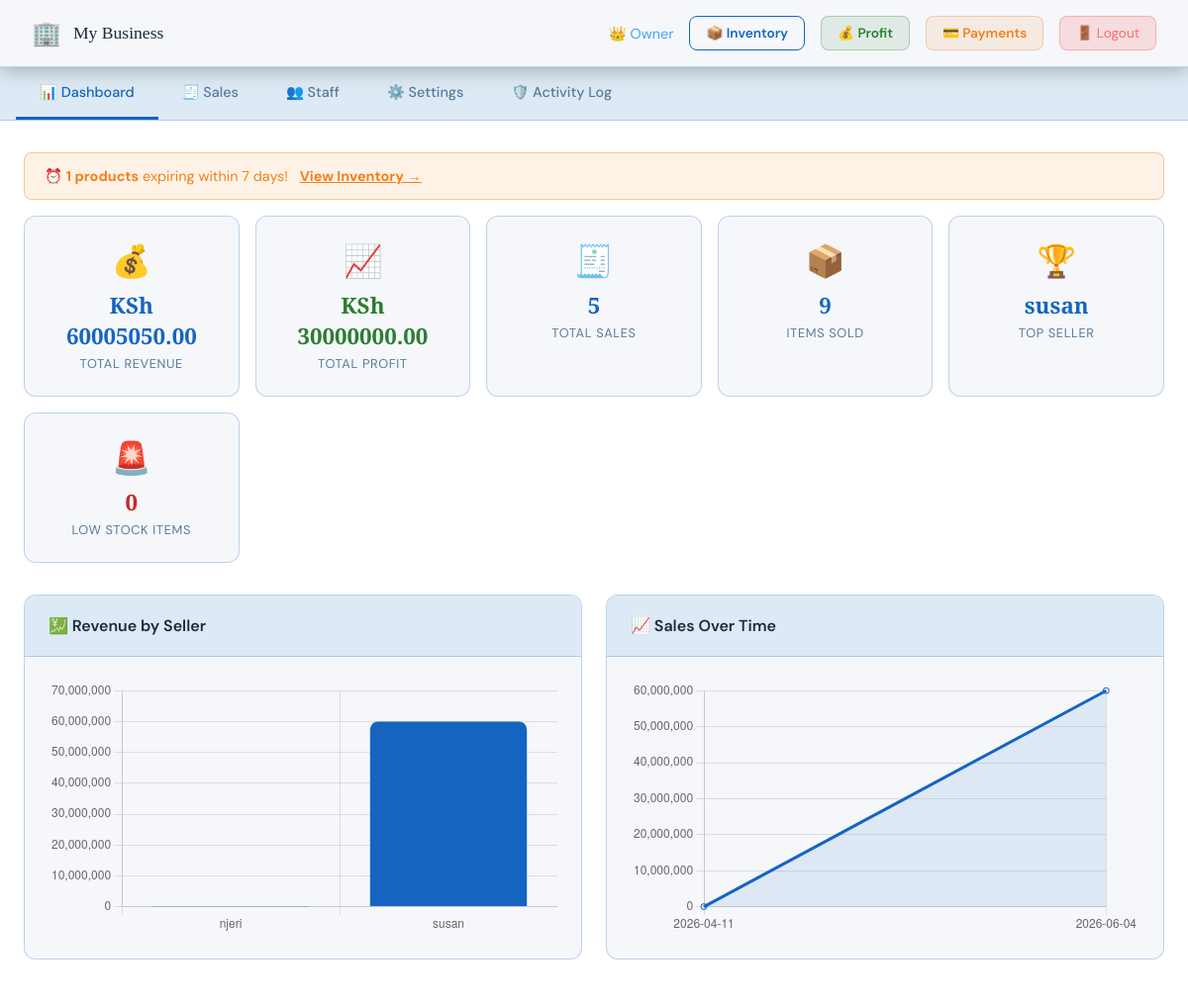
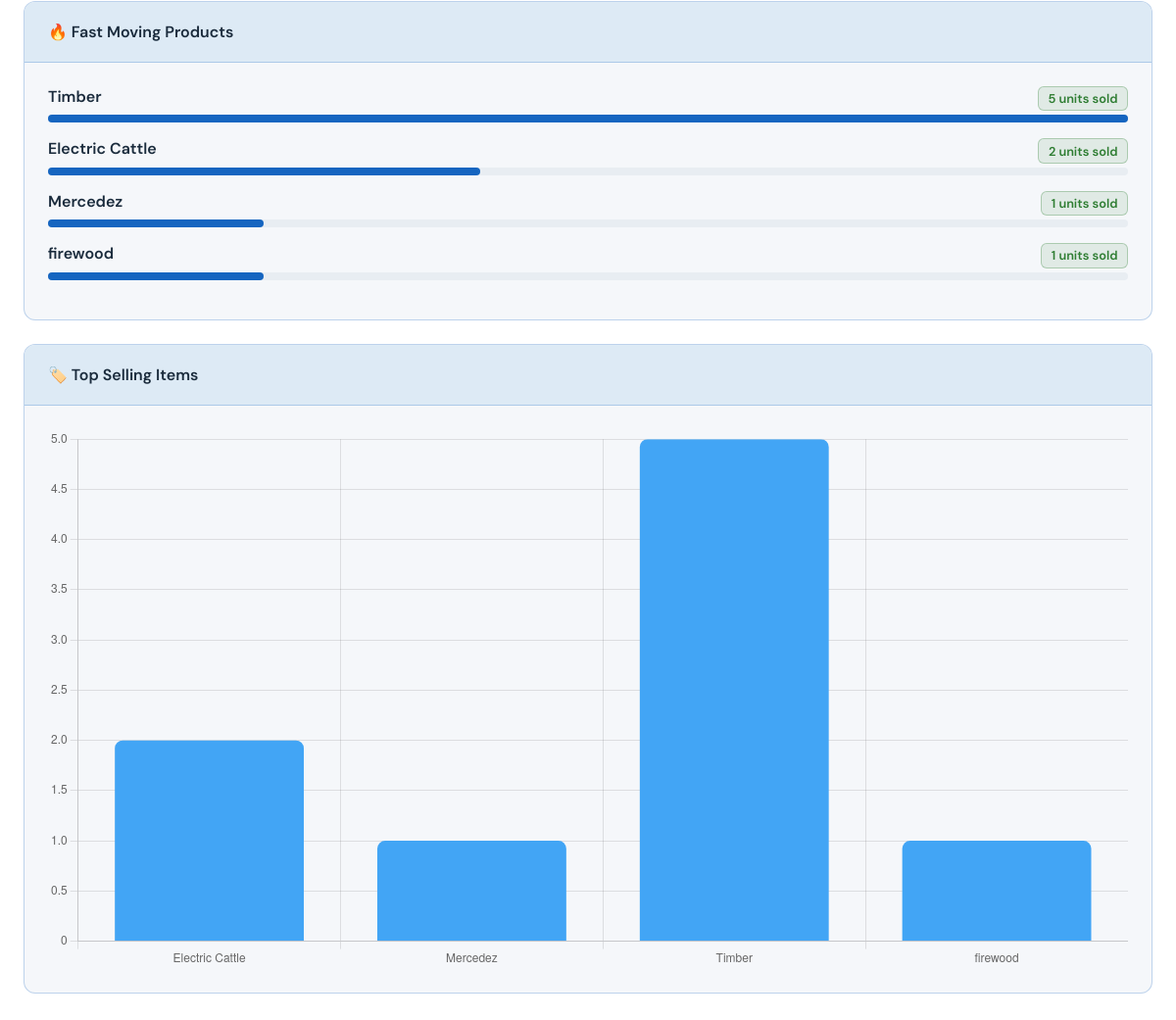
Page /owner (signed in) on the committed database (2 pictures, top to bottom).
### tables this page shows
CREATE TABLE settings (
        id INTEGER PRIMARY KEY AUTOINCREMENT,
        business_name TEXT DEFAULT 'My Business',
        business_location TEXT DEFAULT '',
        business_currency TEXT DEFAULT 'KSh',
        business_color TEXT DEFAULT '#1565C0',
        owner_phone TEXT DEFAULT '',
        owner_email TEXT DEFAULT '',
        at_username TEXT DEFAULT '',
        at_api_key TEXT DEFAULT '',
        gmail_address TEXT DEFAULT '',
        gmail_app_password TEXT DEFAULT '',
        sms_enabled INTEGER DEFAULT 0,
        email_enabled INTEGER DEFAULT 0,
        low_stock_threshold INTEGER DEFAULT 5
    );

CREATE TABLE sales (
        id INTEGER PRIMARY KEY AUTOINCREMENT,
        seller TEXT NOT NULL,
        item_name TEXT NOT NULL,
        quantity INTEGER NOT NULL,
        unit_price REAL NOT NULL,
        total_price REAL NOT NULL,
        date_time TEXT NOT NULL
    , amount_paid REAL NOT NULL DEFAULT 0, change_given REAL NOT NULL DEFAULT 0, payment_method TEXT DEFAULT 'Cash');

### app.py (the view)
@app.route('/owner')
def owner():
    if not session.get('logged_in') or session.get('role') != 'owner':
        return redirect(url_for('login'))
    conn = get_db()
    sales = conn.execute("SELECT * FROM sales ORDER BY date_time DESC").fetchall()
    users = conn.execute("SELECT username, role FROM users").fetchall()
    inventory = conn.execute("SELECT * FROM inventory ORDER BY product_name ASC").fetchall()
    activity = conn.execute("SELECT * FROM activity_log ORDER BY date_time DESC LIMIT 50").fetchall()
    conn.close()
    sales_list = [dict(s) for s in sales]
    inventory_list = [dict(i) for i in inventory]
    activity_list = [dict(a) for a in activity]
    total_revenue = sum(s['total_price'] for s in sales_list)
    total_sales = len(sales_list)
    total_items = sum(s['quantity'] for s in sales_list)
    top_seller = None
    if sales_list:
        st = {}
        for s in sales_list:
            st[s['seller']] = st.get(s['seller'],0) + s['total_price']
        top_seller = max(st, key=st.get)
    settings = get_settings()
    low_stock = get_low_stock_products()
    expiring = get_expiring_soon()
    total_profit = 0
    for s in sales_list:
        conn2 = get_db()
        product = conn2.execute("SELECT buying_price FROM inventory WHERE product_name=?",
                               (s['item_name'],)).fetchone()
        conn2.close()
        if product:
            total_profit += (s['unit_price'] - product['buying_price']) * s['quantity']
    item_totals = {}
    for s in sales_list:
        item_totals[s['item_name']] = item_totals.get(s['item_name'],0) + s['quantity']
    fast_movers = sorted(item_totals.items(), key=lambda x: x[1], reverse=True)[:5]
    return render_template('owner.html', sales=sales_list, users=users,
                           inventory=inventory_list, activity=activity_list,
                           total_revenue=total_revenue, total_sales=total_sales,
                           total_items=total_items, top_seller=top_seller,
                           total_profit=total_profit, fast_movers=fast_movers,
                           low_stock=low_stock, expiring=expiring,
                           settings=settings)

### app.py (called while the page is built)
def get_db():
    conn = sqlite3.connect('sales.db')
    conn.row_factory = sqlite3.Row
    return conn

def get_settings():
    conn = get_db()
    row = conn.execute("SELECT * FROM settings LIMIT 1").fetchone()
    conn.close()
    return dict(row) if row else {}

def get_low_stock_products():
    conn = get_db()
    products = conn.execute("""SELECT * FROM inventory
        WHERE stock_quantity <= low_stock_level
        ORDER BY stock_quantity ASC""").fetchall()
    conn.close()
    return [dict(p) for p in products]

def get_expiring_soon():
    conn = get_db()
    today = date.today().isoformat()
    products = conn.execute("""SELECT * FROM inventory
        WHERE expiry_date IS NOT NULL
        AND expiry_date != ''
        AND expiry_date <= date('now', '+7 days')
        AND expiry_date >= ?
        ORDER BY expiry_date ASC""", (today,)).fetchall()
    conn.close()
    return [dict(p) for p in products]

### templates/owner.html (shortened to what this page needs)
<!DOCTYPE html>
<html lang="en">
<head>
    <link rel="stylesheet" href="{{ url_for('static', filename='style.css') }}">
</head>
<body class="dashboard-page">
    <nav class="navbar">
        <div class="nav-brand">
            <span class="nav-icon">🏢</span>
            <span>{{ settings.business_name }}</span>
        </div>
        <div class="nav-right">
            <span class="nav-user">👑 Owner</span>
            <a href="/inventory" class="btn-secondary" style="padding:0.5rem 1rem; font-size:0.85rem;">📦 Inventory</a>
            <a href="/profit" class="btn-secondary" style="padding:0.5rem 1rem; font-size:0.85rem; background:rgba(46,125,50,0.1); color:#2E7D32; border-color:rgba(46,125,50,0.3);">💰 Profit</a>
            <a href="/payment_methods" class="btn-secondary" style="padding:0.5rem 1rem; font-size:0.85rem; background:rgba(245,127,23,0.1); color:#F57F17; border-color:rgba(245,127,23,0.3);">💳 Payments</a>
            <a href="/logout" class="btn-logout">🚪 Logout</a>
        </div>
    </nav>
    <div class="tab-nav">
        <button class="tab-btn active" onclick="showTab('dashboard', this)">📊 Dashboard</button>
        <button class="tab-btn" onclick="showTab('sales', this)">🧾 Sales</button>
        <button class="tab-btn" onclick="showTab('sellers', this)">👥 Staff</button>
        <button class="tab-btn" onclick="showTab('settings', this)">⚙️ Settings</button>
        <button class="tab-btn" onclick="showTab('activity', this)">🛡️ Activity Log</button>
    </div>
    <div class="main-content">
        <div id="tab-dashboard" class="tab-content active">
            {% if expiring %}
            <div class="alert" style="background:rgba(245,127,23,0.1); border:1px solid rgba(245,127,23,0.4); color:#F57F17; margin-bottom:1rem;">
                ⏰ <strong>{{ expiring|length }} products</strong> expiring within 7 days!
                <a href="/inventory" style="color:#F57F17; font-weight:700; margin-left:0.5rem;">View Inventory →</a>
            </div>
            {% endif %}
            <div class="metrics-grid">
                <div class="metric-card">
                    <div class="metric-icon">💰</div>
                    <div class="metric-value">{{ settings.business_currency }} {{ "%.2f"|format(total_revenue) }}</div>
                    <div class="metric-label">Total Revenue</div>
                </div>
                <div class="metric-card">
                    <div class="metric-icon">📈</div>
                    <div class="metric-value" style="color:#2E7D32;">{{ settings.business_currency }} {{ "%.2f"|format(total_profit) }}</div>
                    <div class="metric-label">Total Profit</div>
                </div>
                <div class="metric-card">
                    <div class="metric-icon">🧾</div>
                    <div class="metric-value">{{ total_sales }}</div>
                    <div class="metric-label">Total Sales</div>
                </div>
                <div class="metric-card">
                    <div class="metric-icon">📦</div>
                    <div class="metric-value">{{ total_items }}</div>
                    <div class="metric-label">Items Sold</div>
                </div>
                <div class="metric-card">
                    <div class="metric-icon">🏆</div>
                    <div class="metric-value">{{ top_seller or 'N/A' }}</div>
                    <div class="metric-label">Top Seller</div>
                </div>
                <div class="metric-card">
                    <div class="metric-icon">🚨</div>
                    <div class="metric-value" style="color:#C62828;">{{ low_stock|length }}</div>
                    <div class="metric-label">Low Stock Items</div>
                </div>
            </div>
            <div class="charts-grid">
                <div class="card">
                    <div class="card-header"><h3>💹 Revenue by Seller</h3></div>
                    <div class="card-body"><canvas id="sellerChart"></canvas></div>
                </div>
                <div class="card">
                    <div class="card-header"><h3>📈 Sales Over Time</h3></div>
                    <div class="card-body"><canvas id="dailyChart"></canvas></div>
                </div>
            </div>
            <div class="card">
                <div class="card-header"><h3>🔥 Fast Moving Products</h3></div>
                <div class="card-body">
                    {% if fast_movers %}
                    {% set max_qty = fast_movers[0][1] %}
                    {% for name, qty in fast_movers %}
                    <div style="margin-bottom:1rem;">
                        <div style="display:flex; justify-content:space-between; margin-bottom:0.25rem;">
                            <span style="font-weight:600; color:#1A2B3C;">{{ name }}</span>
                            <span class="profit-badge">{{ qty }} units sold</span>
                        </div>
                        <div style="background:#E8EDF2; border-radius:4px; height:8px;">
                            <div class="fast-mover-bar" style="width:{{ (qty/max_qty*100)|int }}%;"></div>
                        </div>
                    </div>
                    {% endfor %}
                    {% else %}
                    <div class="empty-state"><p>No sales data yet.</p></div>
                    {% endif %}
                </div>
            </div>
            <div class="card">
                <div class="card-header"><h3>🏷️ Top Selling Items</h3></div>
                <div class="card-body"><canvas id="itemChart"></canvas></div>
            </div>
        </div>
    </div>
    <script>
        fetch('/api/sales_data')
            .then(r => r.json())
            .then(data => {
                if (Object.keys(data.seller_totals).length > 0) {
                    new Chart(document.getElementById('sellerChart'), {
                        type: 'bar',
                        data: {
                            labels: Object.keys(data.seller_totals),
                            datasets: [{ label: 'Revenue', data: Object.values(data.seller_totals),
                                backgroundColor: '{{ settings.business_color }}', borderRadius: 8 }]
                        },
                        options: { responsive: true, plugins: { legend: { display: false } } }
                    });
                }
                if (Object.keys(data.daily_totals).length > 0) {
                    new Chart(document.getElementById('dailyChart'), {
                        type: 'line',
                        data: {
                            labels: Object.keys(data.daily_totals),
                            datasets: [{ label: 'Revenue', data: Object.values(data.daily_totals),
                                borderColor: '{{ settings.business_color }}',
                                backgroundColor: 'rgba(21,101,192,0.1)', fill: true, tension: 0.4 }]
                        },
                        options: { responsive: true, plugins: { legend: { display: false } } }
                    });
                }
                if (Object.keys(data.item_totals).length > 0) {
                    new Chart(document.getElementById('itemChart'), {
                        type: 'bar',
                        data: {
                            labels: Object.keys(data.item_totals),
                            datasets: [{ label: 'Qty Sold', data: Object.values(data.item_totals),
                                backgroundColor: '#42A5F5', borderRadius: 8 }]
                        },
                        options: { responsive: true, plugins: { legend: { display: false } } }
                    });
                }
            });
    </script>
</body>
</html>

### static/style.css (style rules this page uses)
:root { --primary: #1565C0; --primary-dark: #0D47A1; --primary-light: #42A5F5; --accent: #1E88E5; --bg-dark: #E8EDF2; --bg-card: #F5F7FA; --bg-card2: #DDEAF5; --text-white: #1A2B3C; --text-light: #2C4A6E; --text-muted: #5A7A9A; --border: rgba(21, 101, 192, 0.25); --success: #2E7D32; --error: #C62828; --gold: #F57F17; --shadow: 0 8px 32px rgba(21, 101, 192, 0.15); --radius: 12px; }
* { margin: 0; padding: 0; box-sizing: border-box; }
body { font-family: 'DM Sans', sans-serif; background: #FFFFFF; color: var(--text-white); min-height: 100vh; }
.navbar { background: var(--bg-card); border-bottom: 1px solid var(--border); padding: 1rem 2rem; display: flex; align-items: center; justify-content: space-between; position: sticky; top: 0; z-index: 100; box-shadow: 0 2px 20px rgba(0,0,0,0.3); }
.nav-brand { display: flex; align-items: center; gap: 0.75rem; font-family: 'Playfair Display', serif; font-size: 1.1rem; color: var(--text-white); }
.nav-icon { font-size: 1.5rem; }
.nav-right { display: flex; align-items: center; gap: 1rem; }
.nav-user { color: var(--primary-light); font-size: 0.9rem; }
.tab-nav { background: var(--bg-card2); border-bottom: 1px solid var(--border); display: flex; gap: 0; overflow-x: auto; padding: 0 1rem; }
.tab-btn { background: none; border: none; color: var(--text-muted); padding: 1rem 1.5rem; cursor: pointer; font-family: 'DM Sans', sans-serif; font-size: 0.9rem; font-weight: 500; border-bottom: 3px solid transparent; transition: all 0.3s ease; white-space: nowrap; }
.tab-btn.active { color: var(--primary); border-bottom-color: var(--primary); }
.main-content { max-width: 1200px; margin: 0 auto; padding: 2rem 1.5rem; }
.tab-content { display: none; }
.tab-content.active { display: block; }
.metrics-grid { display: grid; grid-template-columns: repeat(auto-fit, minmax(200px, 1fr)); gap: 1rem; margin-bottom: 2rem; }
.metric-card { background: var(--bg-card); border: 1px solid var(--border); border-radius: var(--radius); padding: 1.5rem; text-align: center; transition: transform 0.3s ease, box-shadow 0.3s ease; animation: fadeIn 0.5s ease; }
.metric-icon { font-size: 2rem; margin-bottom: 0.5rem; }
.metric-value { font-family: 'Playfair Display', serif; font-size: 1.4rem; color: var(--primary); font-weight: 700; margin-bottom: 0.25rem; }
.metric-label { font-size: 0.8rem; color: var(--text-muted); text-transform: uppercase; letter-spacing: 0.05em; }
.charts-grid { display: grid; grid-template-columns: repeat(auto-fit, minmax(400px, 1fr)); gap: 1.5rem; margin-bottom: 1.5rem; }
.card { background: var(--bg-card); border: 1px solid var(--border); border-radius: var(--radius); margin-bottom: 1.5rem; overflow: hidden; animation: fadeIn 0.5s ease; }
.card-header { padding: 1.25rem 1.5rem; border-bottom: 1px solid var(--border); display: flex; align-items: center; justify-content: space-between; background: var(--bg-card2); }
.card-header h3 { font-size: 1rem; font-weight: 600; color: var(--text-white); }
.card-body { padding: 1.5rem; }
.btn-secondary { background: transparent; color: var(--primary); border: 1px solid var(--primary); border-radius: 8px; padding: 0.75rem 1.5rem; font-family: 'DM Sans', sans-serif; font-size: 0.9rem; font-weight: 600; cursor: pointer; transition: all 0.3s ease; text-decoration: none; display: inline-block; }
.btn-logout { background: rgba(255,68,68,0.15); color: #ff6b6b; border: 1px solid rgba(255,68,68,0.3); border-radius: 8px; padding: 0.5rem 1rem; font-size: 0.85rem; cursor: pointer; text-decoration: none; transition: all 0.3s ease; }
.alert { padding: 0.875rem 1.25rem; border-radius: 8px; margin-bottom: 1rem; font-size: 0.9rem; animation: slideDown 0.3s ease; }

### rows in the picture
settings: business_name "My Business", business_currency "KSh"
sales: seller "susan", item_name "Mercedez", quantity "1", {{ (qty/max_qty*100)|int }} 20 (drawn)
sales: item_name "Timber", quantity "5", {{ (qty/max_qty*100)|int }} 100 (drawn)
sales: item_name "Electric Cattle", qty "2", {{ (qty/max_qty*100)|int }} 40 (drawn)
sales: item_name "firewood", quantity "1", {{ (qty/max_qty*100)|int }} 20 (drawn)

### other values in the picture
{{ expiring|length }} "1"
{{ "%.2f"|format(total_revenue) }} "60005050.00"
{{ "%.2f"|format(total_profit) }} "30000000.00"
{{ total_sales }} "5"
{{ total_items }} "9"
{{ low_stock|length }} "0"
